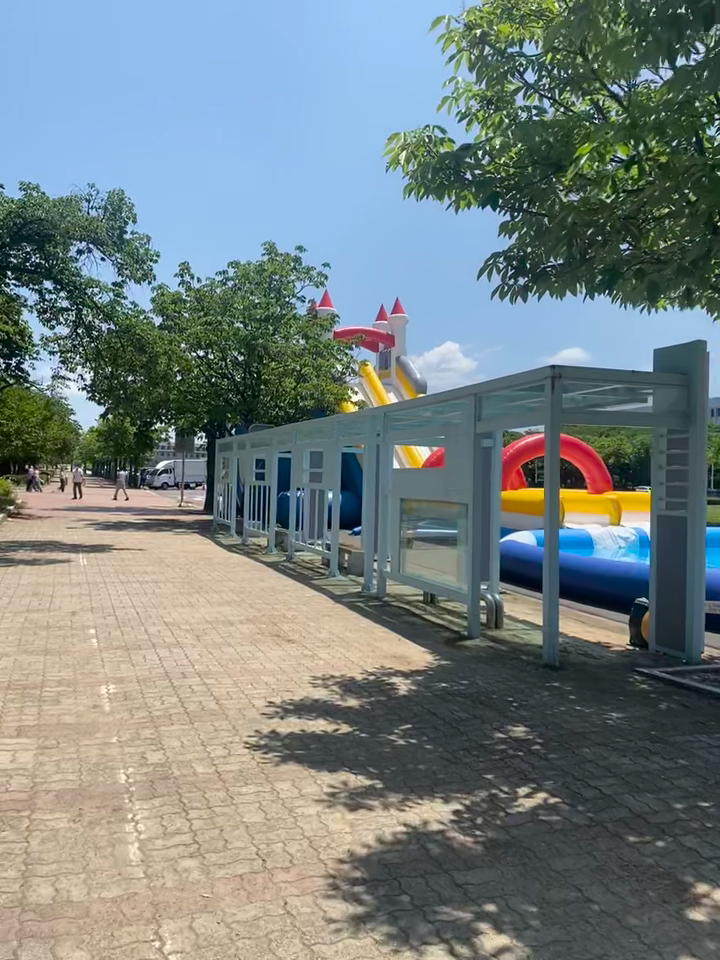
#> input picture frame 7 of KakaoTalk_20230523_124248958.mp4, 720 x 960 px
$ python 'report#7.py'
#> lines starting #> are read from the running program, lines starting #| are printed output that depends on the picture


'''
import cv2
import numpy as np

# 이미지 파일 읽기
image = cv2.imread('square.jpg')

# RGB에서 YCbCr로 변환
ycbcr = cv2.cvtColor(image, cv2.COLOR_BGR2YCrCb)
y_channel = ycbcr[:, :, 0]

# Canny Edge Detection 적용
edges = cv2.Canny(y_channel, 50, 150)

# Hough Line Transform 적용
lines = cv2.HoughLinesP(edges, 1, np.pi / 180, threshold=100, minLineLength=100, maxLineGap=10)

# 가장 강한 2개의 직선 선택
strongest_lines = lines[:, 0, :]
strongest_lines = strongest_lines[np.argsort(strongest_lines[:, 0])][-2:]

# 원본 이미지에 직선 그리기
for line in strongest_lines:
    x1, y1, x2, y2 = line
    cv2.line(image, (x1, y1), (x2, y2), (0, 255, 0), 2)

# 결과 이미지 출력
cv2.imshow('Detected Lines', image)
cv2.waitKey(0)
cv2.destroyAllWindows()

'''


'''
import cv2
import numpy as np

# 비디오 파일 열기
video = cv2.VideoCapture('KakaoTalk_20230523_124248958.mp4')

# 비디오의 프레임 폭과 높이 가져오기
frame_width = int(video.get(cv2.CAP_PROP_FRAME_WIDTH))
frame_height = int(video.get(cv2.CAP_PROP_FRAME_HEIGHT))

# 비디오 작성자 설정
output_video = cv2.VideoWriter('output.mp4', cv2.VideoWriter_fourcc(*'mp4v'), 30, (frame_width, frame_height))

while True:
    # 비디오에서 프레임 읽기
    ret, frame = video.read()

    if not ret:
        break

    # RGB에서 YCbCr로 변환
    ycbcr = cv2.cvtColor(frame, cv2.COLOR_BGR2YCrCb)
    y_channel = ycbcr[:, :, 0]

    # Canny Edge Detection 적용
    edges = cv2.Canny(y_channel, 50, 150)

    # Hough Line Transform 적용
    lines = cv2.HoughLinesP(edges, 1, np.pi / 180, threshold=100, minLineLength=100, maxLineGap=10)

    # 가장 강한 2개의 직선 선택
    if lines is not None:
        strongest_lines = lines[:, 0, :]
        strongest_lines = strongest_lines[np.argsort(strongest_lines[:, 0])][-2:]

        # 원본 영상에 직선 그리기
        for line in strongest_lines:
            x1, y1, x2, y2 = line
            cv2.line(frame, (x1, y1), (x2, y2), (0, 255, 0), 2)

    # 결과 비디오에 프레임 쓰기
    output_video.write(frame)

# 비디오 파일 닫기
video.release()
output_video.release()


'''
'''
Canny(src, dst, 50, 200, 3);
cvtColor(dst, cdst, COLOR_GRAY2BGR);
cdstP= cdst.clone();

vector<Vec2f> lines;
HoughLines(dst, lines, 1, CV_PI/180, 150, 0, 0);
for (size_t i=0; i<lines.size(); i++)
{
    float rho= lines[i][0], theta= lines[i][1];
    Point pt1, pt2;
    double a= cos(theta), b= sin(theta);
    double x0=a*rho, y0=b*rho;
    pt1.x= cvRound(x0 + 1000*(-b));
    pt1.y= cvRound(y0 + 1000*(a));
    pt2.x= cvRound(x0 - 1000*(-b));
    pt2.y= cvRound(y0 - 1000*(a));
    line(cdst, pt1, pt2, Scalar(0,0,255), 3, LINE_AA);
}

'''

'''

import cv2
import numpy as np

# 이미지 파일 읽기
image = cv2.imread('400_300.jpg')

# Canny Edge Detection 적용
edges = cv2.Canny(image, 50, 200, 3)

# Gray-scale 이미지를 BGR 형식으로 변환
cdst = cv2.cvtColor(edges, cv2.COLOR_GRAY2BGR)

# Hough Line Transform 적용
lines = cv2.HoughLines(edges, 1, np.pi / 180, 150, 0, 0)

if lines is not None:
    for line in lines:
        rho, theta = line[0]
        a = np.cos(theta)
        b = np.sin(theta)
        x0 = a * rho
        y0 = b * rho
        pt1 = (int(x0 + 1000 * (-b)), int(y0 + 1000 * a))
        pt2 = (int(x0 - 1000 * (-b)), int(y0 - 1000 * a))
        cv2.line(cdst, pt1, pt2, (0, 0, 255), 3, cv2.LINE_AA)

# 결과 이미지 출력
cv2.imshow('Detected Lines', cdst)
cv2.waitKey(0)
cv2.destroyAllWindows()

'''


import cv2
import numpy as np

# 비디오 파일 열기
video = cv2.VideoCapture('KakaoTalk_20230523_124248958.mp4')

while True:
    # 비디오에서 프레임 읽기
    ret, frame = video.read()
#> frame is the input picture: shape (960, 720, 3); mean B, G, R 129.2, 129.3, 117.9

    if not ret:
        break

    # Canny Edge Detection 적용
    edges = cv2.Canny(frame, 50, 200, 3)
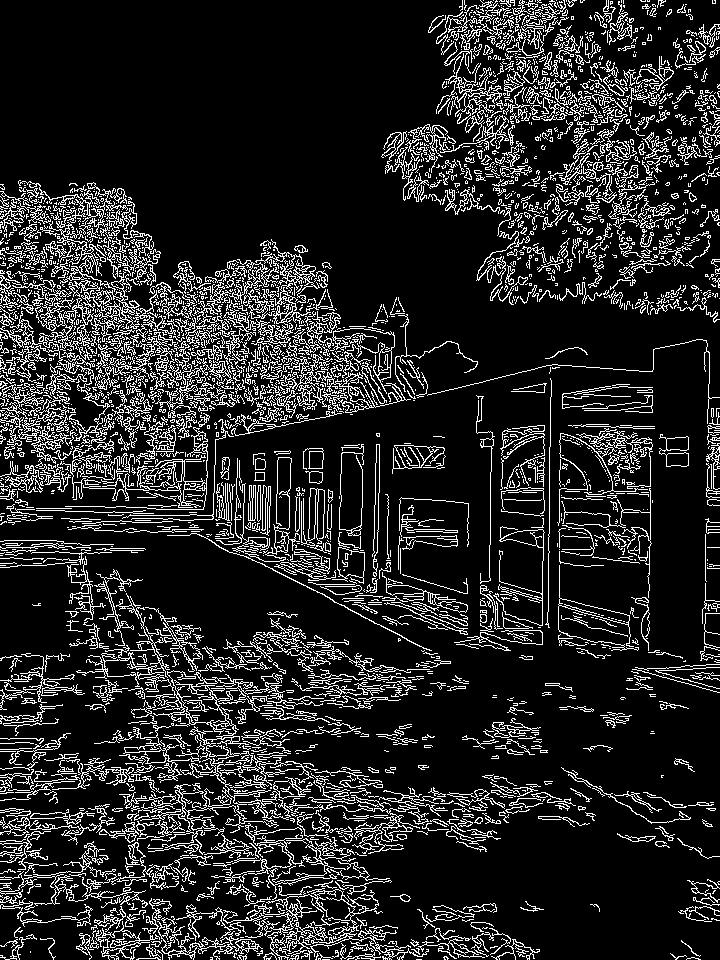
#> edges: shape (960, 720); 14.6% white in thin lines or dots

    # Gray-scale 이미지를 BGR 형식으로 변환
    cdst = cv2.cvtColor(edges, cv2.COLOR_GRAY2BGR)
#> cdst: shape (960, 720, 3); 14.6% white in thin lines or dots

    # Hough Line Transform 적용
    lines = cv2.HoughLines(edges, 1, np.pi / 180, 150, 0, 0)

    if lines is not None:
         # 가장 강한 직선 두 개 선택
        strongest_lines = lines[:, 0, :][np.argsort(lines[:, 0, 1])][-2:]
#> strongest_lines = [[-186, 3.12], [-702, 3.12]]
        for line in lines:
            rho, theta = line[0]
            a = np.cos(theta)
            b = np.sin(theta)
            x0 = a * rho
            y0 = b * rho
            pt1 = (int(x0 + 1000 * (-b)), int(y0 + 1000 * a))
            pt2 = (int(x0 - 1000 * (-b)), int(y0 - 1000 * a))
            cv2.line(cdst, pt1, pt2, (0, 0, 255), 3, cv2.LINE_AA)
#> this loop made 8983 passes
#> (rho, theta, a, b, x0, y0, pt1, pt2) on passes 1 to 3: (395, 0.785, 0.707, 0.707, 279.3, 279.3, (-427, 986), (986, -427)), (136, 2.36, -0.707, 0.707, -96.17, 96.17, (-803, -610), (610, 803)), (392, 0.785, 0.707, 0.707, 277.2, 277.2, (-429, 984), (984, -429))
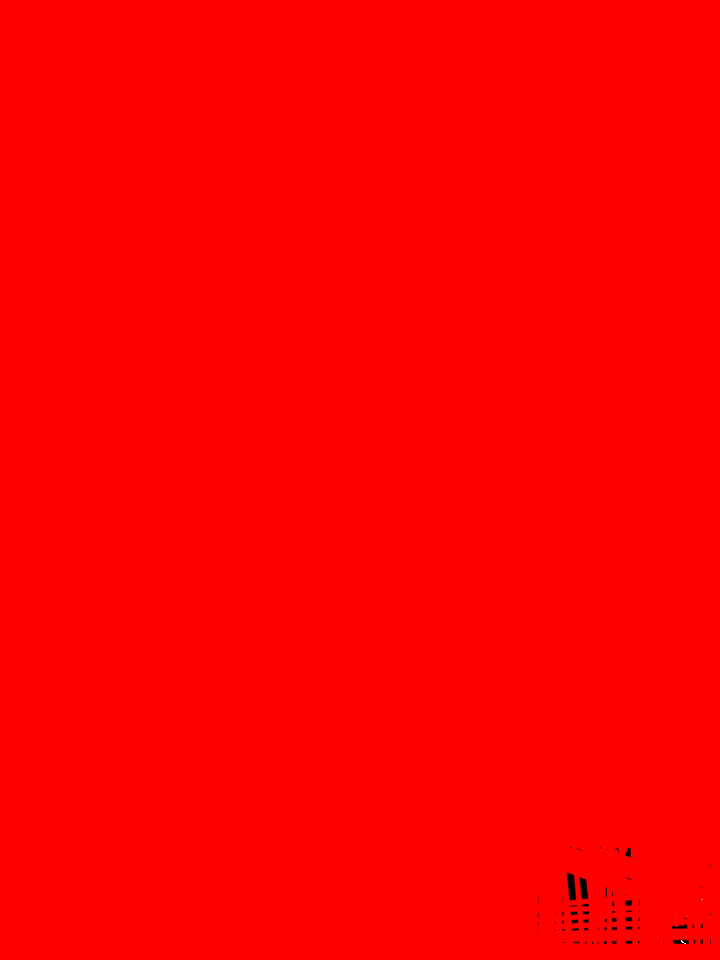
#> cdst: shape (960, 720, 3); mean B, G, R 0, 0, 254.7

    # 결과 이미지 출력
    cv2.imshow('Detected Lines', cdst)

    # 'q' 키를 누르면 종료
    if cv2.waitKey(1) & 0xFF == ord('q'):
#> (key q is pressed here)
        break

# 비디오 파일과 창 닫기
video.release()
cv2.destroyAllWindows()

$ run again, starting later in the video
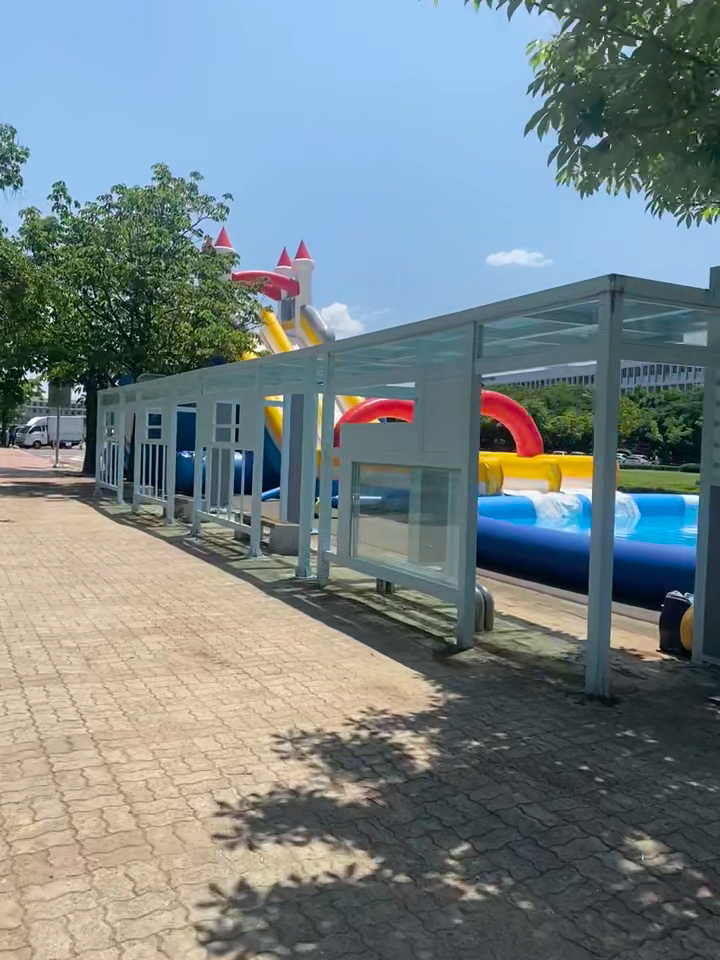
#> input picture frame 58 of KakaoTalk_20230523_124248958.mp4, 720 x 960 px
#> frame is the input picture: shape (960, 720, 3); mean B, G, R 134.9, 131.4, 118.3
#> `edges = cv2.Canny(frame, 50, 200, 3)`:
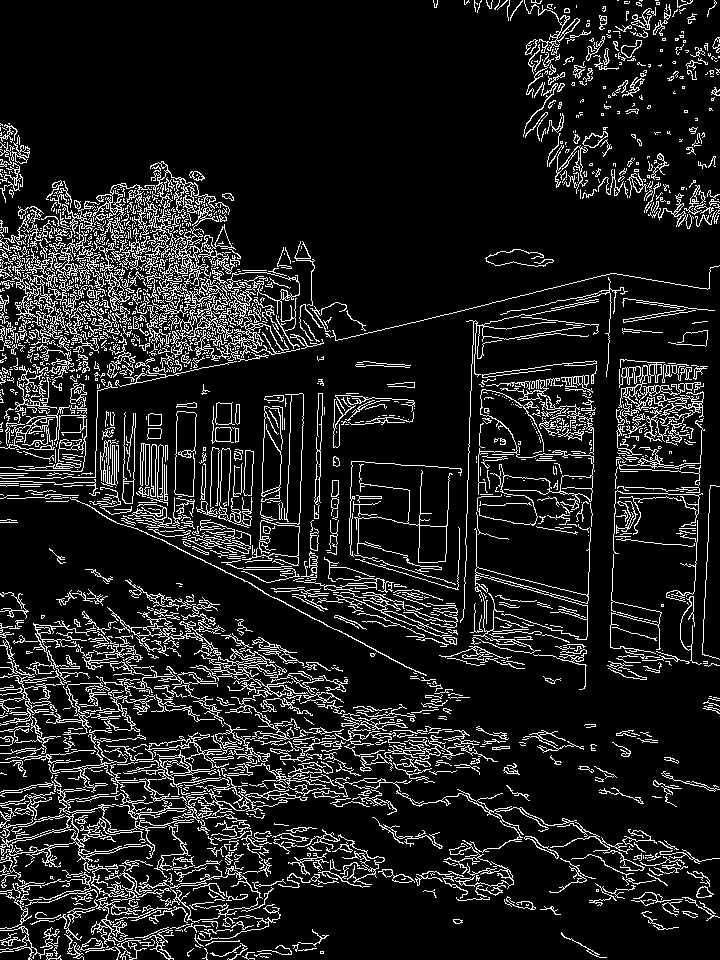
#> edges: shape (960, 720); 12.1% white in thin lines or dots
#> strongest_lines = [[-175, 3.12], [-117, 3.12]]
#> the loop `for line in lines:` made 5035 passes
#> (rho, theta, a, b, x0, y0, pt1, pt2) on passes 1 to 3: (134, 2.36, -0.707, 0.707, -94.75, 94.75, (-801, -612), (612, 801)), (127, 2.36, -0.707, 0.707, -89.8, 89.8, (-796, -617), (617, 796)), (757, 0.785, 0.707, 0.707, 535.3, 535.3, (-171, 1242), (1242, -171))
#> after the loop `for line in lines:`:
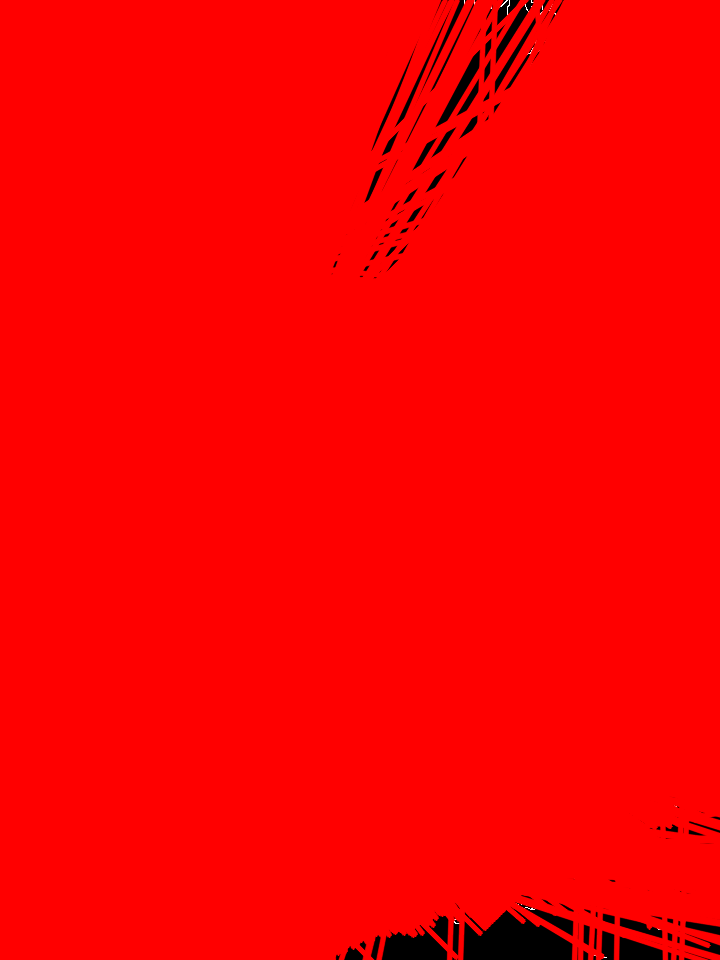
#> cdst: shape (960, 720, 3); mean B, G, R 0, 0, 249.9
